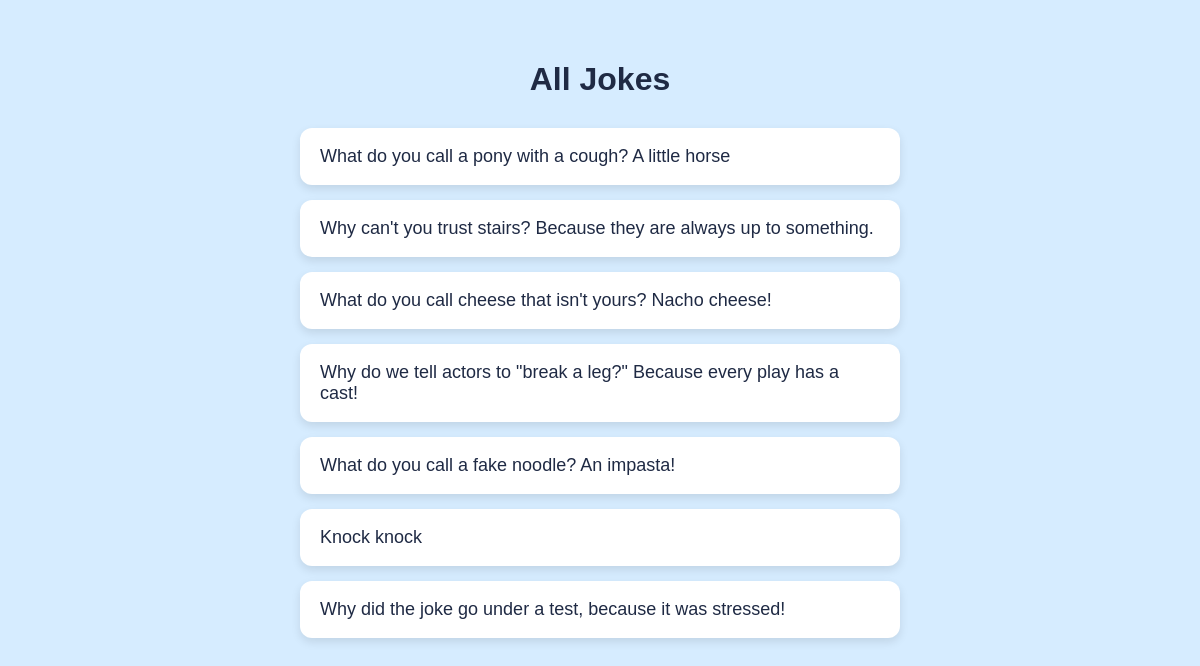
/dadjokes/jokes/, run on the app's committed database.
### dadjokes/models.py (models this page shows, shortened)
class Joke(models.Model):
    timestamp = models.DateTimeField(auto_now=True)
    contributor = models.TextField(blank=False)
    text = models.TextField(blank=False)

### dadjokes/views.py (the view)
# urls.py: path('jokes/', JokeListView.as_view(), name='jokes'),
class JokeListView(ListView):
    model = Joke
    template_name = "dadjokes/jokes.html"
    context_object_name = "jokes"

### dadjokes/templates/dadjokes/jokes.html (shortened to what this page needs)
{% load static %}
<!DOCTYPE html>
<html>
<head>
    <link rel="stylesheet" type="text/css" href="{% static 'styles-for-dadjokes.css' %}">
</head>
<body>
<h1>All Jokes</h1>
<div class="joke-container">
    {% for joke in jokes %}
        <div class="joke-card">
            <a href="{% url 'joke' joke.pk %}">
                {{ joke.text }}
            </a>
        </div>
    {% endfor %}
</div>
</body>
</html>

### static/styles-for-dadjokes.css (style rules this page uses)
body { font-family: Arial, Helvetica, sans-serif; background-color: #d6ecff; margin: 0; padding: 40px 20px; display: flex; flex-direction: column; align-items: center; }
h1 { font-size: 32px; font-weight: bold; color: #1f2a44; margin-bottom: 30px; }
.joke-container { width: 100%; max-width: 600px; display: flex; flex-direction: column; gap: 15px; }
.joke-card { background-color: #ffffff; padding: 18px 20px; border-radius: 12px; box-shadow: 0 4px 10px rgba(0, 0, 0, 0.1); transition: transform 0.15s ease, box-shadow 0.15s ease; }
.joke-card a { text-decoration: none; color: #1f2a44; font-size: 18px; font-weight: 500; }

### data on the page
Joke: text "What do you call a pony with a cough? A little horse"
Joke: text "Why can't you trust stairs? Because they are always up to something."
Joke: text "What do you call cheese that isn't yours? Nacho cheese!"
Joke: text "Why do we tell actors to \"break a leg?\" Because every play has a cast!"
Joke: text "What do you call a fake noodle? An impasta!"
Joke: text "Knock knock"
Joke: text "Why did the joke go under a test, because it was stressed!"
